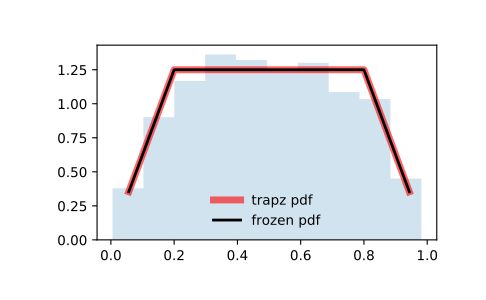

Write Python code to recreate this figure.
from scipy.stats import trapz
import matplotlib.pyplot as plt
fig, ax = plt.subplots(1, 1)

# Calculate a few first moments:

c, d = 0.2, 0.8
mean, var, skew, kurt = trapz.stats(c, d, moments='mvsk')

# Display the probability density function (``pdf``):

x = np.linspace(trapz.ppf(0.01, c, d),
                trapz.ppf(0.99, c, d), 100)
ax.plot(x, trapz.pdf(x, c, d),
       'r-', lw=5, alpha=0.6, label='trapz pdf')

# Alternatively, the distribution object can be called (as a function)
# to fix the shape, location and scale parameters. This returns a "frozen"
# RV object holding the given parameters fixed.

# Freeze the distribution and display the frozen ``pdf``:

rv = trapz(c, d)
ax.plot(x, rv.pdf(x), 'k-', lw=2, label='frozen pdf')

# Check accuracy of ``cdf`` and ``ppf``:

vals = trapz.ppf([0.001, 0.5, 0.999], c, d)
np.allclose([0.001, 0.5, 0.999], trapz.cdf(vals, c, d))
# True

# Generate random numbers:

r = trapz.rvs(c, d, size=1000)

# And compare the histogram:

ax.hist(r, density=True, histtype='stepfilled', alpha=0.2)
ax.legend(loc='best', frameon=False)
plt.show()
